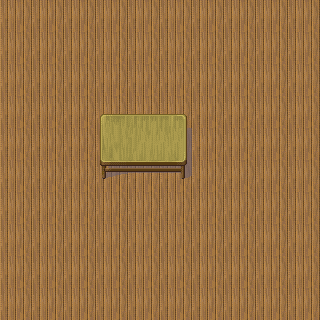

The image is a tile-based game level rendered from a .tmx file. Its description and complete source (layers, tilesets, objects, tile grids) follow:
An orthogonal 10x10 tile map with 32x32 px tiles, 2 tile layers (Tile Layer 1, Tile Layer 2).

<map version="1.2" tiledversion="1.2.4" orientation="orthogonal" renderorder="right-down" width="10" height="10" tilewidth="32" tileheight="32" infinite="0" nextlayerid="4" nextobjectid="1">
 <tileset firstgid="1" source="tileset.tsx" />
 <layer id="1" name="Tile Layer 1" width="10" height="10">
  <data encoding="csv">
1,1,1,1,1,1,1,1,1,1,
1,1,1,1,1,1,1,1,1,1,
1,1,1,1,1,1,1,1,1,1,
1,1,1,1,1,1,1,1,1,1,
1,1,1,1,1,1,1,1,1,1,
1,1,1,1,1,1,1,1,1,1,
1,1,1,1,1,1,1,1,1,1,
1,1,1,1,1,1,1,1,1,1,
1,1,1,1,1,1,1,1,1,1,
1,1,1,1,1,1,1,1,1,1
</data>
 </layer>
 <objectgroup id="3" name="Objects" />
 <layer id="2" name="Tile Layer 2" width="10" height="10">
  <data encoding="csv">
0,0,0,0,0,0,0,0,0,0,
0,0,0,0,0,0,0,0,0,0,
0,0,0,0,0,0,0,0,0,0,
0,0,0,33,34,35,0,0,0,0,
0,0,0,41,42,43,0,0,0,0,
0,0,0,49,50,51,0,0,0,0,
0,0,0,0,0,0,0,0,0,0,
0,0,0,0,0,0,0,0,0,0,
0,0,0,0,0,0,0,0,0,0,
0,0,0,0,0,0,0,0,0,0
</data>
 </layer>
</map>
